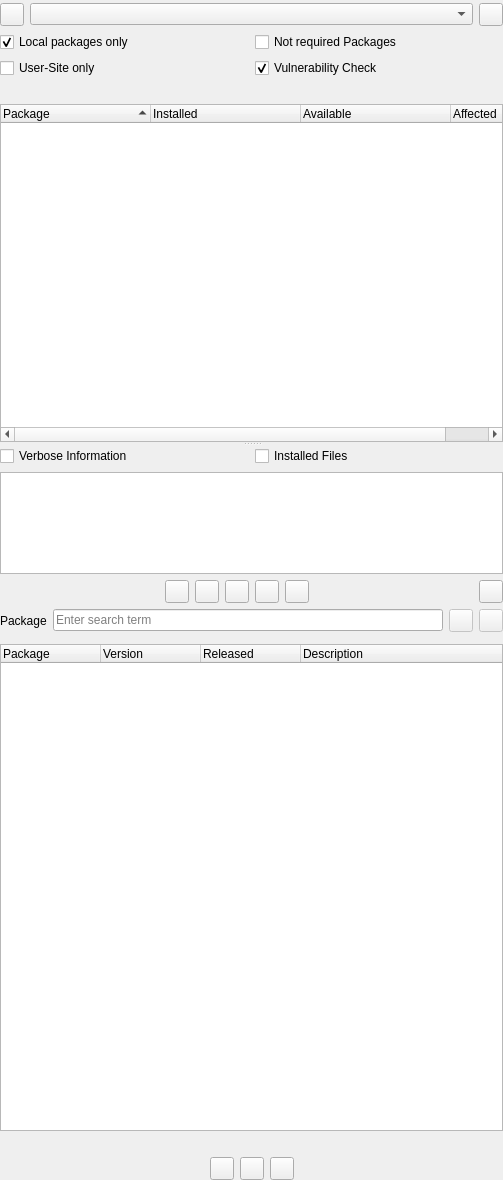
<?xml version="1.0" encoding="UTF-8"?>
<ui version="4.0">
 <class>PipPackagesWidget</class>
 <widget class="QWidget" name="PipPackagesWidget">
  <property name="geometry">
   <rect>
    <x>0</x>
    <y>0</y>
    <width>503</width>
    <height>1180</height>
   </rect>
  </property>
  <layout class="QVBoxLayout" name="verticalLayout_6">
   <property name="leftMargin">
    <number>0</number>
   </property>
   <property name="topMargin">
    <number>3</number>
   </property>
   <property name="rightMargin">
    <number>0</number>
   </property>
   <property name="bottomMargin">
    <number>0</number>
   </property>
   <item>
    <layout class="QHBoxLayout" name="horizontalLayout">
     <item>
      <widget class="QToolButton" name="viewToggleButton">
       <property name="toolTip">
        <string>Toggle to show or hide the dependency tree view</string>
       </property>
       <property name="checkable">
        <bool>true</bool>
       </property>
      </widget>
     </item>
     <item>
      <widget class="QComboBox" name="environmentsComboBox"/>
     </item>
     <item>
      <widget class="EricToolButton" name="pipMenuButton"/>
     </item>
    </layout>
   </item>
   <item>
    <widget class="QStackedWidget" name="viewsStackWidget">
     <property name="currentIndex">
      <number>0</number>
     </property>
     <widget class="QWidget" name="packagesPage">
      <layout class="QVBoxLayout" name="verticalLayout_5">
       <property name="leftMargin">
        <number>0</number>
       </property>
       <property name="topMargin">
        <number>0</number>
       </property>
       <property name="rightMargin">
        <number>0</number>
       </property>
       <property name="bottomMargin">
        <number>0</number>
       </property>
       <item>
        <widget class="QWidget" name="baseWidget" native="true">
         <layout class="QVBoxLayout" name="verticalLayout_4">
          <property name="leftMargin">
           <number>0</number>
          </property>
          <property name="topMargin">
           <number>0</number>
          </property>
          <property name="rightMargin">
           <number>0</number>
          </property>
          <property name="bottomMargin">
           <number>0</number>
          </property>
          <item>
           <layout class="QGridLayout" name="gridLayout_2">
            <item row="0" column="0">
             <widget class="QCheckBox" name="localCheckBox">
              <property name="toolTip">
               <string>Select to show only locally-installed packages</string>
              </property>
              <property name="text">
               <string>Local packages only</string>
              </property>
              <property name="checked">
               <bool>true</bool>
              </property>
             </widget>
            </item>
            <item row="0" column="1">
             <widget class="QCheckBox" name="notRequiredCheckBox">
              <property name="toolTip">
               <string>Select to list packages that are not dependencies of installed packages</string>
              </property>
              <property name="text">
               <string>Not required Packages</string>
              </property>
             </widget>
            </item>
            <item row="1" column="0">
             <widget class="QCheckBox" name="userCheckBox">
              <property name="toolTip">
               <string>Select to show only packages installed to the user-site</string>
              </property>
              <property name="text">
               <string>User-Site only</string>
              </property>
             </widget>
            </item>
            <item row="1" column="1">
             <widget class="QCheckBox" name="vulnerabilityCheckBox">
              <property name="toolTip">
               <string>Perform vulnerability checks based on &quot;Safety DB&quot;.</string>
              </property>
              <property name="text">
               <string>Vulnerability Check</string>
              </property>
              <property name="checked">
               <bool>true</bool>
              </property>
             </widget>
            </item>
           </layout>
          </item>
          <item>
           <widget class="QLabel" name="statusLabel"/>
          </item>
          <item>
           <widget class="QSplitter" name="splitter">
            <property name="orientation">
             <enum>Qt::Vertical</enum>
            </property>
            <widget class="QTreeWidget" name="packagesList">
             <property name="sizePolicy">
              <sizepolicy hsizetype="Expanding" vsizetype="Expanding">
               <horstretch>0</horstretch>
               <verstretch>3</verstretch>
              </sizepolicy>
             </property>
             <property name="alternatingRowColors">
              <bool>true</bool>
             </property>
             <property name="selectionMode">
              <enum>QAbstractItemView::ExtendedSelection</enum>
             </property>
             <property name="rootIsDecorated">
              <bool>false</bool>
             </property>
             <property name="itemsExpandable">
              <bool>false</bool>
             </property>
             <property name="sortingEnabled">
              <bool>true</bool>
             </property>
             <attribute name="headerDefaultSectionSize">
              <number>150</number>
             </attribute>
             <column>
              <property name="text">
               <string>Package</string>
              </property>
             </column>
             <column>
              <property name="text">
               <string>Installed</string>
              </property>
             </column>
             <column>
              <property name="text">
               <string>Available</string>
              </property>
             </column>
             <column>
              <property name="text">
               <string>Affected</string>
              </property>
             </column>
            </widget>
            <widget class="QWidget" name="widget" native="true">
             <property name="sizePolicy">
              <sizepolicy hsizetype="Preferred" vsizetype="Preferred">
               <horstretch>0</horstretch>
               <verstretch>1</verstretch>
              </sizepolicy>
             </property>
             <layout class="QVBoxLayout" name="verticalLayout_3">
              <property name="leftMargin">
               <number>0</number>
              </property>
              <property name="topMargin">
               <number>0</number>
              </property>
              <property name="rightMargin">
               <number>0</number>
              </property>
              <property name="bottomMargin">
               <number>0</number>
              </property>
              <item>
               <layout class="QHBoxLayout" name="horizontalLayout_7">
                <item>
                 <widget class="QCheckBox" name="verboseCheckBox">
                  <property name="toolTip">
                   <string>Select to show verbose package information</string>
                  </property>
                  <property name="text">
                   <string>Verbose Information</string>
                  </property>
                 </widget>
                </item>
                <item>
                 <widget class="QCheckBox" name="installedFilesCheckBox">
                  <property name="toolTip">
                   <string>Select to show information about installed files</string>
                  </property>
                  <property name="text">
                   <string>Installed Files</string>
                  </property>
                 </widget>
                </item>
               </layout>
              </item>
              <item>
               <widget class="QTreeWidget" name="infoWidget">
                <property name="sizePolicy">
                 <sizepolicy hsizetype="Expanding" vsizetype="Expanding">
                  <horstretch>0</horstretch>
                  <verstretch>1</verstretch>
                 </sizepolicy>
                </property>
                <property name="alternatingRowColors">
                 <bool>true</bool>
                </property>
                <property name="rootIsDecorated">
                 <bool>false</bool>
                </property>
                <property name="itemsExpandable">
                 <bool>false</bool>
                </property>
                <property name="allColumnsShowFocus">
                 <bool>true</bool>
                </property>
                <property name="wordWrap">
                 <bool>true</bool>
                </property>
                <property name="columnCount">
                 <number>2</number>
                </property>
                <attribute name="headerVisible">
                 <bool>false</bool>
                </attribute>
                <attribute name="headerStretchLastSection">
                 <bool>false</bool>
                </attribute>
                <column>
                 <property name="text">
                  <string notr="true">1</string>
                 </property>
                </column>
                <column>
                 <property name="text">
                  <string notr="true">2</string>
                 </property>
                </column>
               </widget>
              </item>
             </layout>
            </widget>
           </widget>
          </item>
          <item>
           <layout class="QHBoxLayout" name="horizontalLayout_2">
            <item>
             <spacer name="horizontalSpacer">
              <property name="orientation">
               <enum>Qt::Horizontal</enum>
              </property>
              <property name="sizeHint" stdset="0">
               <size>
                <width>40</width>
                <height>20</height>
               </size>
              </property>
             </spacer>
            </item>
            <item>
             <widget class="QToolButton" name="refreshButton">
              <property name="toolTip">
               <string>Press to refresh the lists</string>
              </property>
             </widget>
            </item>
            <item>
             <widget class="QToolButton" name="upgradeButton">
              <property name="toolTip">
               <string>Press to upgrade the selected packages</string>
              </property>
             </widget>
            </item>
            <item>
             <widget class="QToolButton" name="upgradeAllButton">
              <property name="toolTip">
               <string>Press to upgrade all listed packages</string>
              </property>
             </widget>
            </item>
            <item>
             <widget class="QToolButton" name="uninstallButton">
              <property name="toolTip">
               <string>Press to uninstall the selected package</string>
              </property>
             </widget>
            </item>
            <item>
             <widget class="QToolButton" name="showPackageDetailsButton">
              <property name="toolTip">
               <string>Press to show details for the selected entry</string>
              </property>
             </widget>
            </item>
            <item>
             <spacer name="horizontalSpacer_2">
              <property name="orientation">
               <enum>Qt::Horizontal</enum>
              </property>
              <property name="sizeHint" stdset="0">
               <size>
                <width>40</width>
                <height>20</height>
               </size>
              </property>
             </spacer>
            </item>
            <item>
             <widget class="QToolButton" name="searchToggleButton">
              <property name="toolTip">
               <string>Toggle to show or hide the search window</string>
              </property>
              <property name="checkable">
               <bool>true</bool>
              </property>
             </widget>
            </item>
           </layout>
          </item>
         </layout>
        </widget>
       </item>
       <item>
        <widget class="QWidget" name="searchWidget" native="true">
         <layout class="QVBoxLayout" name="verticalLayout_2">
          <property name="leftMargin">
           <number>0</number>
          </property>
          <property name="topMargin">
           <number>0</number>
          </property>
          <property name="rightMargin">
           <number>0</number>
          </property>
          <property name="bottomMargin">
           <number>0</number>
          </property>
          <item>
           <layout class="QHBoxLayout" name="horizontalLayout_8">
            <item>
             <widget class="QLabel" name="label">
              <property name="text">
               <string>Package</string>
              </property>
             </widget>
            </item>
            <item>
             <widget class="QLineEdit" name="searchEditName">
              <property name="toolTip">
               <string>Enter the search term for the package name</string>
              </property>
              <property name="placeholderText">
               <string>Enter search term</string>
              </property>
             </widget>
            </item>
            <item>
             <widget class="QToolButton" name="searchButton">
              <property name="enabled">
               <bool>false</bool>
              </property>
              <property name="toolTip">
               <string>Press to start the search</string>
              </property>
             </widget>
            </item>
            <item>
             <widget class="QToolButton" name="searchMoreButton">
              <property name="enabled">
               <bool>false</bool>
              </property>
              <property name="toolTip">
               <string>Press to search for more packages</string>
              </property>
             </widget>
            </item>
           </layout>
          </item>
          <item>
           <widget class="QWidget" name="searchOptionsWidget" native="true">
            <layout class="QVBoxLayout" name="verticalLayout">
             <property name="leftMargin">
              <number>0</number>
             </property>
             <property name="topMargin">
              <number>0</number>
             </property>
             <property name="rightMargin">
              <number>0</number>
             </property>
             <property name="bottomMargin">
              <number>0</number>
             </property>
            </layout>
           </widget>
          </item>
          <item>
           <widget class="QTreeWidget" name="searchResultList">
            <property name="alternatingRowColors">
             <bool>true</bool>
            </property>
            <property name="selectionMode">
             <enum>QAbstractItemView::ExtendedSelection</enum>
            </property>
            <property name="rootIsDecorated">
             <bool>false</bool>
            </property>
            <property name="itemsExpandable">
             <bool>false</bool>
            </property>
            <property name="allColumnsShowFocus">
             <bool>true</bool>
            </property>
            <property name="wordWrap">
             <bool>true</bool>
            </property>
            <column>
             <property name="text">
              <string>Package</string>
             </property>
            </column>
            <column>
             <property name="text">
              <string>Version</string>
             </property>
            </column>
            <column>
             <property name="text">
              <string>Released</string>
             </property>
            </column>
            <column>
             <property name="text">
              <string>Description</string>
             </property>
            </column>
           </widget>
          </item>
          <item>
           <widget class="QLabel" name="searchInfoLabel"/>
          </item>
          <item>
           <layout class="QHBoxLayout" name="horizontalLayout_3">
            <item>
             <spacer name="horizontalSpacer_3">
              <property name="orientation">
               <enum>Qt::Horizontal</enum>
              </property>
              <property name="sizeHint" stdset="0">
               <size>
                <width>40</width>
                <height>20</height>
               </size>
              </property>
             </spacer>
            </item>
            <item>
             <widget class="QToolButton" name="installButton">
              <property name="toolTip">
               <string>Press to install the selected package</string>
              </property>
             </widget>
            </item>
            <item>
             <widget class="QToolButton" name="installUserSiteButton">
              <property name="toolTip">
               <string>Press to install the selected package to the user site</string>
              </property>
             </widget>
            </item>
            <item>
             <widget class="QToolButton" name="showDetailsButton">
              <property name="toolTip">
               <string>Press to show details for the selected entry</string>
              </property>
             </widget>
            </item>
            <item>
             <spacer name="horizontalSpacer_4">
              <property name="orientation">
               <enum>Qt::Horizontal</enum>
              </property>
              <property name="sizeHint" stdset="0">
               <size>
                <width>40</width>
                <height>20</height>
               </size>
              </property>
             </spacer>
            </item>
           </layout>
          </item>
         </layout>
        </widget>
       </item>
      </layout>
     </widget>
     <widget class="QWidget" name="dependenciesPage">
      <layout class="QVBoxLayout" name="verticalLayout_8">
       <item>
        <widget class="QGroupBox" name="groupBox">
         <property name="title">
          <string>View Type</string>
         </property>
         <layout class="QHBoxLayout" name="horizontalLayout_5">
          <item>
           <widget class="QRadioButton" name="requiresButton">
            <property name="toolTip">
             <string>Select to show which package requires other packages</string>
            </property>
            <property name="text">
             <string>Requires</string>
            </property>
            <property name="checked">
             <bool>true</bool>
            </property>
           </widget>
          </item>
          <item>
           <widget class="QRadioButton" name="requiredByButton">
            <property name="toolTip">
             <string>Select to show which package is required by others</string>
            </property>
            <property name="text">
             <string>Required By</string>
            </property>
           </widget>
          </item>
         </layout>
        </widget>
       </item>
       <item>
        <layout class="QHBoxLayout" name="horizontalLayout_4">
         <item>
          <widget class="QCheckBox" name="localDepCheckBox">
           <property name="toolTip">
            <string>Select to show only dependencies of locally installed packages</string>
           </property>
           <property name="text">
            <string>Local packages only</string>
           </property>
           <property name="checked">
            <bool>true</bool>
           </property>
          </widget>
         </item>
         <item>
          <widget class="QCheckBox" name="userDepCheckBox">
           <property name="toolTip">
            <string>Select to show only dependencies of packages installed to the user-site</string>
           </property>
           <property name="text">
            <string>User-Site only</string>
           </property>
          </widget>
         </item>
        </layout>
       </item>
       <item>
        <widget class="QSplitter" name="splitter_2">
         <property name="orientation">
          <enum>Qt::Vertical</enum>
         </property>
         <widget class="QTreeWidget" name="dependenciesList">
          <property name="sizePolicy">
           <sizepolicy hsizetype="Expanding" vsizetype="Expanding">
            <horstretch>0</horstretch>
            <verstretch>3</verstretch>
           </sizepolicy>
          </property>
          <property name="alternatingRowColors">
           <bool>true</bool>
          </property>
          <property name="sortingEnabled">
           <bool>true</bool>
          </property>
          <property name="expandsOnDoubleClick">
           <bool>false</bool>
          </property>
          <attribute name="headerDefaultSectionSize">
           <number>150</number>
          </attribute>
          <column>
           <property name="text">
            <string>Package</string>
           </property>
          </column>
          <column>
           <property name="text">
            <string>Installed</string>
           </property>
          </column>
          <column>
           <property name="text">
            <string>Required</string>
           </property>
          </column>
         </widget>
         <widget class="QTreeWidget" name="dependencyInfoWidget">
          <property name="sizePolicy">
           <sizepolicy hsizetype="Expanding" vsizetype="Expanding">
            <horstretch>0</horstretch>
            <verstretch>1</verstretch>
           </sizepolicy>
          </property>
          <property name="alternatingRowColors">
           <bool>true</bool>
          </property>
          <property name="rootIsDecorated">
           <bool>false</bool>
          </property>
          <property name="itemsExpandable">
           <bool>false</bool>
          </property>
          <property name="allColumnsShowFocus">
           <bool>true</bool>
          </property>
          <property name="wordWrap">
           <bool>true</bool>
          </property>
          <property name="columnCount">
           <number>2</number>
          </property>
          <attribute name="headerVisible">
           <bool>false</bool>
          </attribute>
          <attribute name="headerStretchLastSection">
           <bool>false</bool>
          </attribute>
          <column>
           <property name="text">
            <string notr="true">1</string>
           </property>
          </column>
          <column>
           <property name="text">
            <string notr="true">2</string>
           </property>
          </column>
         </widget>
        </widget>
       </item>
       <item>
        <layout class="QHBoxLayout" name="horizontalLayout_6">
         <item>
          <spacer name="horizontalSpacer_5">
           <property name="orientation">
            <enum>Qt::Horizontal</enum>
           </property>
           <property name="sizeHint" stdset="0">
            <size>
             <width>40</width>
             <height>20</height>
            </size>
           </property>
          </spacer>
         </item>
         <item>
          <widget class="QToolButton" name="refreshDependenciesButton">
           <property name="toolTip">
            <string>Press to refresh the dependency tree</string>
           </property>
          </widget>
         </item>
         <item>
          <widget class="QToolButton" name="showDepPackageDetailsButton">
           <property name="toolTip">
            <string>Press to show details for the selected entry</string>
           </property>
          </widget>
         </item>
         <item>
          <spacer name="horizontalSpacer_6">
           <property name="orientation">
            <enum>Qt::Horizontal</enum>
           </property>
           <property name="sizeHint" stdset="0">
            <size>
             <width>40</width>
             <height>20</height>
            </size>
           </property>
          </spacer>
         </item>
        </layout>
       </item>
      </layout>
     </widget>
    </widget>
   </item>
  </layout>
 </widget>
 <customwidgets>
  <customwidget>
   <class>EricToolButton</class>
   <extends>QToolButton</extends>
   <header>EricWidgets/EricToolButton.h</header>
  </customwidget>
 </customwidgets>
 <tabstops>
  <tabstop>viewToggleButton</tabstop>
  <tabstop>environmentsComboBox</tabstop>
  <tabstop>pipMenuButton</tabstop>
  <tabstop>localCheckBox</tabstop>
  <tabstop>notRequiredCheckBox</tabstop>
  <tabstop>userCheckBox</tabstop>
  <tabstop>vulnerabilityCheckBox</tabstop>
  <tabstop>packagesList</tabstop>
  <tabstop>verboseCheckBox</tabstop>
  <tabstop>installedFilesCheckBox</tabstop>
  <tabstop>infoWidget</tabstop>
  <tabstop>refreshButton</tabstop>
  <tabstop>upgradeButton</tabstop>
  <tabstop>upgradeAllButton</tabstop>
  <tabstop>uninstallButton</tabstop>
  <tabstop>showPackageDetailsButton</tabstop>
  <tabstop>searchToggleButton</tabstop>
  <tabstop>searchEditName</tabstop>
  <tabstop>searchButton</tabstop>
  <tabstop>searchMoreButton</tabstop>
  <tabstop>searchResultList</tabstop>
  <tabstop>installButton</tabstop>
  <tabstop>installUserSiteButton</tabstop>
  <tabstop>showDetailsButton</tabstop>
  <tabstop>requiresButton</tabstop>
  <tabstop>requiredByButton</tabstop>
  <tabstop>localDepCheckBox</tabstop>
  <tabstop>userDepCheckBox</tabstop>
  <tabstop>dependenciesList</tabstop>
  <tabstop>dependencyInfoWidget</tabstop>
  <tabstop>refreshDependenciesButton</tabstop>
  <tabstop>showDepPackageDetailsButton</tabstop>
 </tabstops>
 <resources/>
 <connections/>
</ui>
